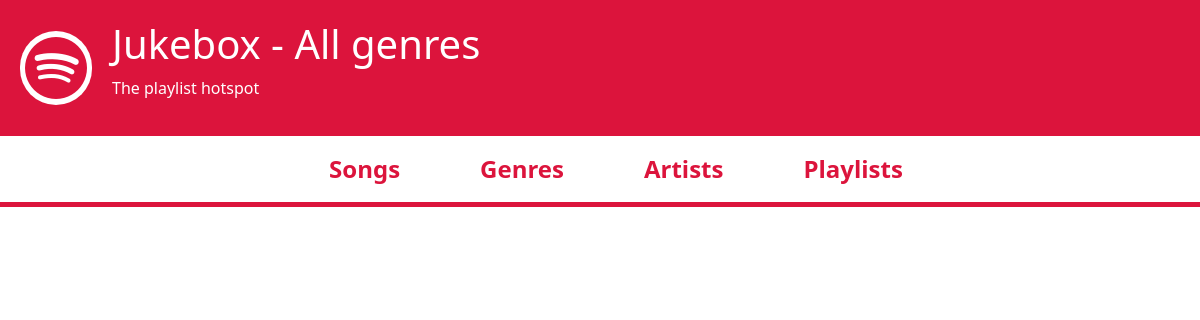
/genre/, run on an earlier commit of the app's database.
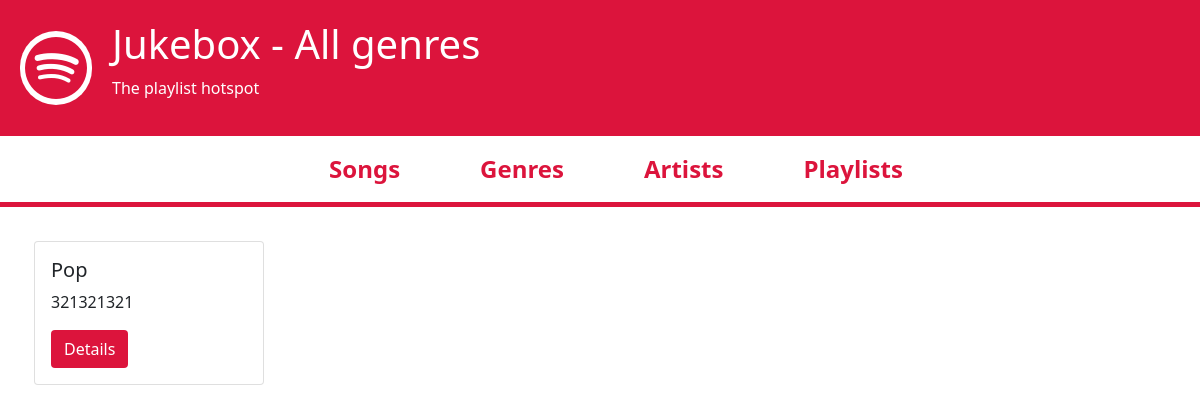
And on a later commit of the database.
### genre/models.py (models this page shows, shortened)
class Genre(models.Model):
    name       = models.CharField(max_length=30)
    description = models.TextField(blank=True, null=True)
    image = models.ImageField(upload_to='images/genres/', default='/images/default/placeholder.png')
    def get_absolute_url(self):
        return reverse("genre_detail", kwargs={"genre_id": self.id})

### genre/views.py (the view)
# urls.py: path('genre/', genre_list_view, name='genre_list'),
def genre_list_view(request):
    queryset = Genre.objects.all()
    context = {
        'page_title': 'All genres',
        'object_list': queryset,
    }
    return render(request, 'genre/genre_list.html', context)

### genre/templates/genre/genre_list.html
{% extends 'base.html' %}
{% block content %}
<div class="list_container p-4">
    {% for genre in object_list %}
        <div class="card" style="width: 20%;">
            <div class="card-body">
              <h5 class="card-title">{{ genre.name }}</h5>
              <p class="card-text">{{ genre.description }}</p>
              <a href="{{ genre.get_absolute_url }}" class="btn">Details</a>
            </div>
        </div>
    {% endfor %}
</div>
{% endblock %}

What changed in the data, as far as the page shows it:
added Genre: name "Pop", description "321321321"
